Frame 1 (no input): blank canvas, image omitted
Frame 60 (the mouse pressed at the canvas centre just before this capture): blank canvas, image omitted
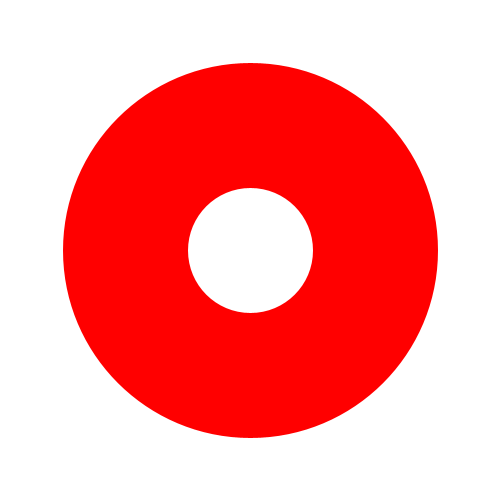
Frame 120 (the mouse held since frame 60 and released just before this capture)

The Processing sketch whose frames 1 and 60 were blank and that drew this single picture after the mouse press (run headless with seeded random() and noise(); from frame 60 on, the mouse is pressed at the canvas centre):

// Processing sketch: class_2_in_out_mouse_pde
// ── class_2_in_out_mouse_pde.pde
// whatever is inside the brakers {} is in the program instructions

void setup() {
  size(500, 500);  //for create a window
  
}

void draw() {
  //refresh the background
  background(255);
  
  //adjust the thickness of the stroke base on mouseX
  strokeWeight(mouseX/2);
  stroke(255,0,0);
  
  
  // draw a circle at center screen, use the mouse's x and y
  // position to alter the width and height
  ellipse(width/2, height/2, mouseX, mouseY);
  
}
